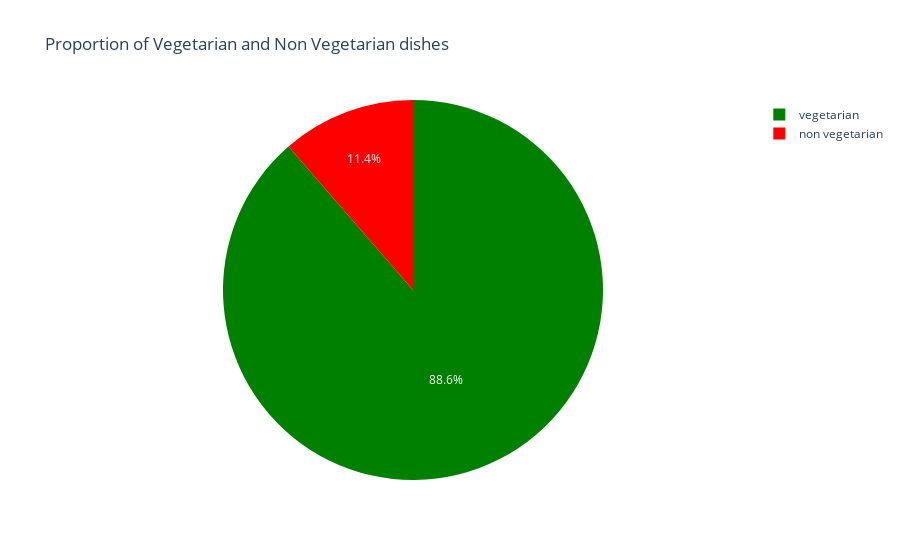

Here is the notebook cell this chart was saved with:
### Code cell
diet=pie_data[['diet','count']]
fig=px.pie(pie_data, values='count', names='diet', title='Proportion of Vegetarian and Non Vegetarian dishes', color_discrete_sequence=['green','red'])

fig.show()

### Figure 1 — Plotly figure (JSON) as saved in the notebook; plotly's stock layout.template omitted (floating-point values rounded to 4 significant figures)
{"data": [{"domain": {"x": [0, 1], "y": [0, 1]}, "hovertemplate": "diet=%{label}<br>count=%{value}<extra></extra>", "labels": ["vegetarian", "non vegetarian"], "legendgroup": "", "name": "", "showlegend": true, "type": "pie", "values": [226, 29]}], "layout": {"legend": {"tracegroupgap": 0}, "piecolorway": ["green", "red"], "title": {"text": "Proportion of Vegetarian and Non Vegetarian dishes"}}}
